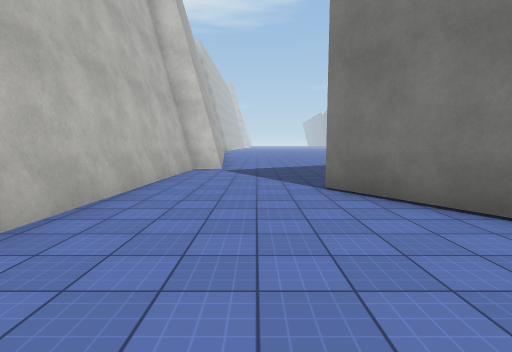
[1] (above)

20 first-person views from a walk through a scene from a Unity 3-D project. The camera is 1.5 m above the floor, tilts 6° down and sees 80° across. The floor is counted in squares, 2 m on a side. Each view is taken from the middle of a square. On the plan, view 1 faces up. The plan holds only what a view shows up to about 10 squares ahead; the rest is blank. The place goes on beyond the plan. The player character is not drawn. Surface patterns are stand-ins for the level's own textures.

[2]
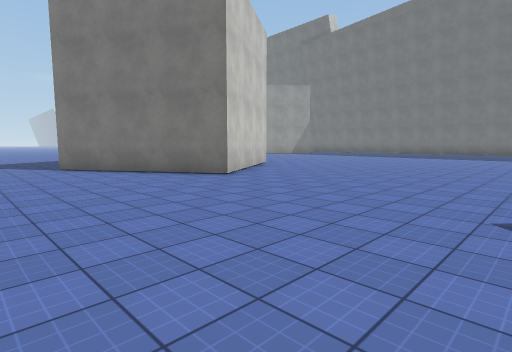

[3]
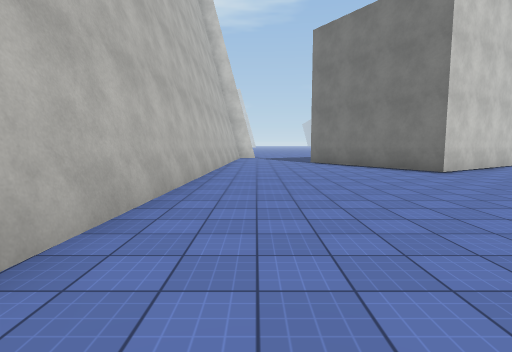

[4]
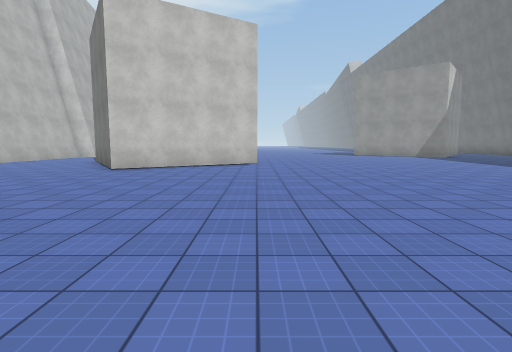

[5]
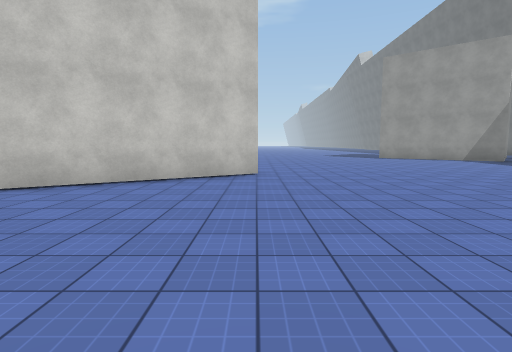

[6]
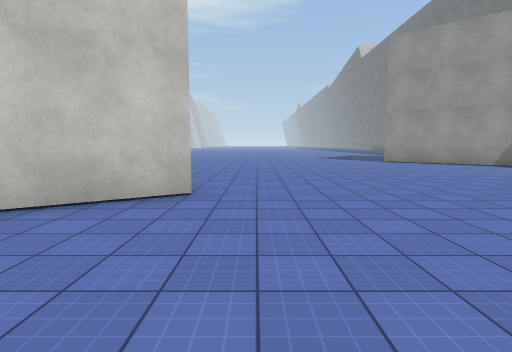

[7]
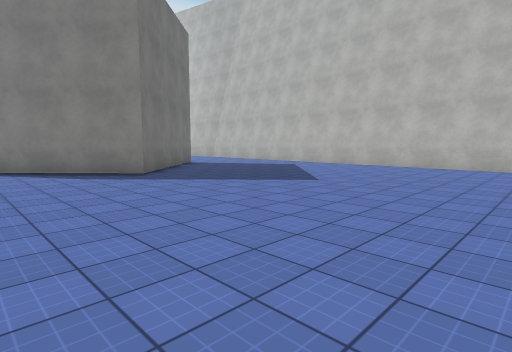

[8]
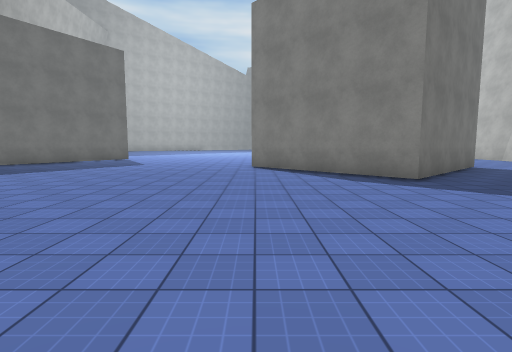

[9]
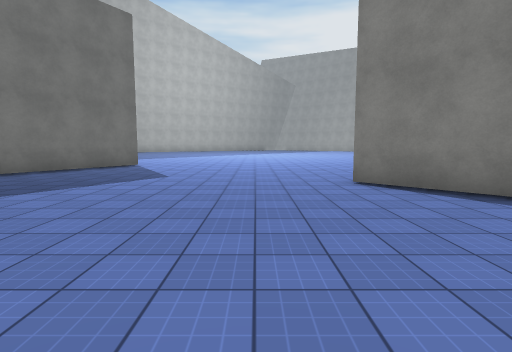

[10]
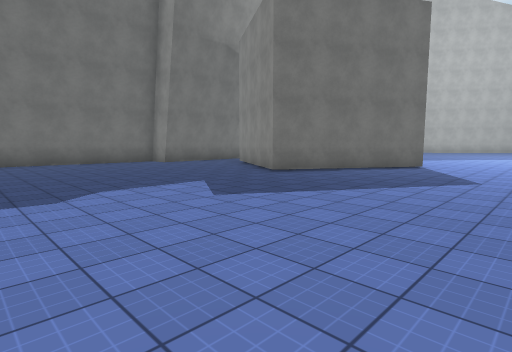

[11]
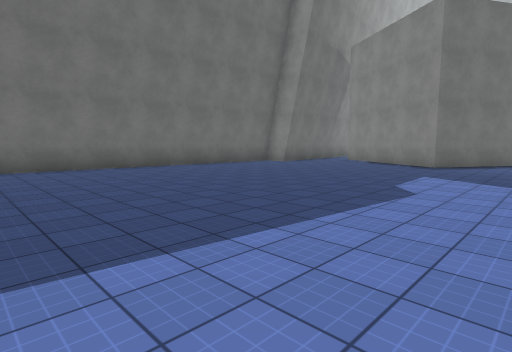

[12]
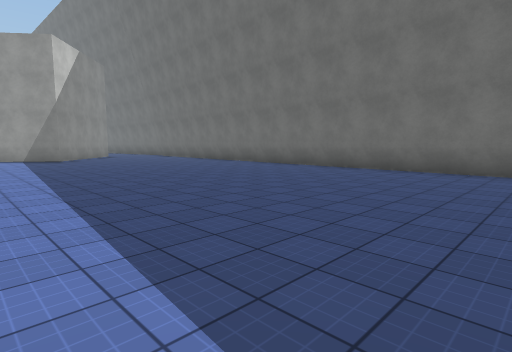

[13]
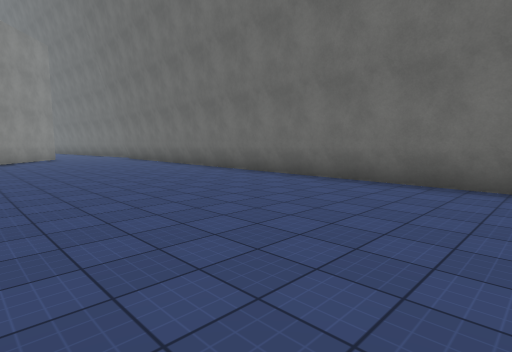

[14]
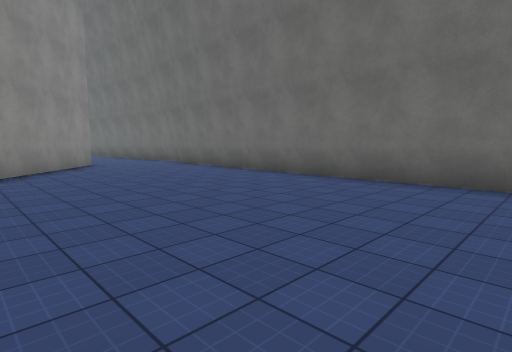

[15]
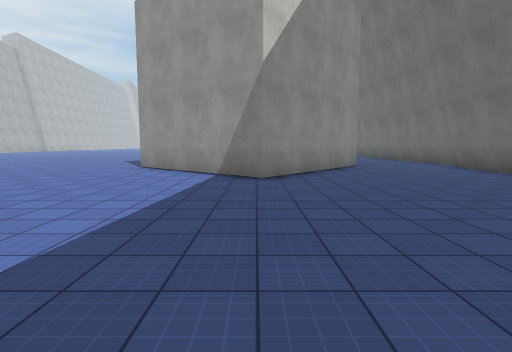

[16]
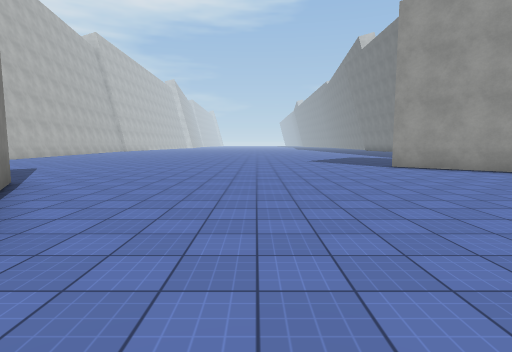

[17]
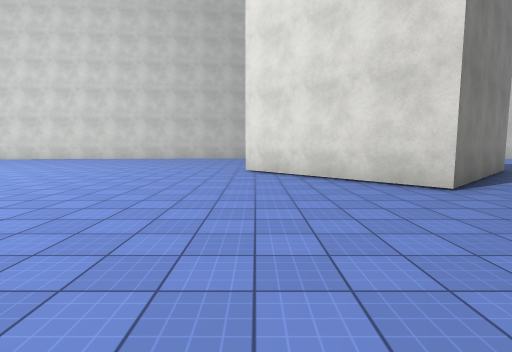

[18]
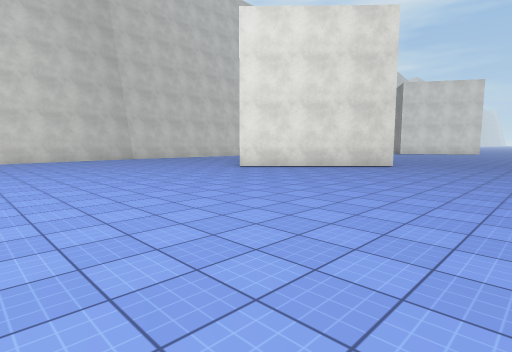

[19]
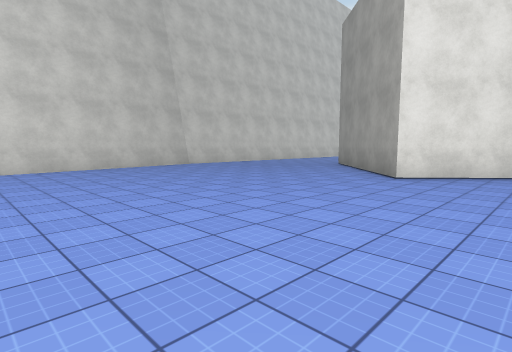

[20]
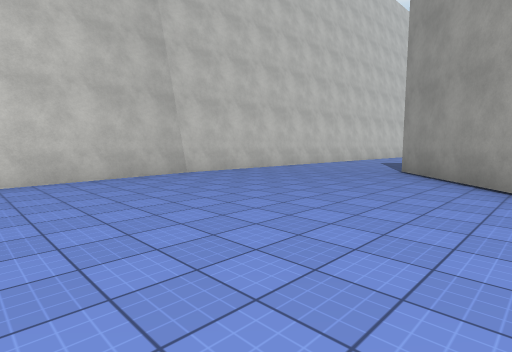

### Floor plan
Points are (right, up) in squares from view 1. A wall is a line through its corners. A room is listed if a view was taken in it or the views show most of it. See-through windows are left out.
Room 1 (views 1, 2, 3, 4, 5, 6, 7, 8, 9, 10, 11, 12, 13, 14, 15, 16, 17, 18, 19, 20)
walls: (4.7, -8.2) (8.1, -11.8) (4.5, -15.3) (1.1, -11.7) (4.7, -8.2); (8.1, 3.5) (3.8, 0.8) (1.1, 5.1); (14.1, -16.7) (16.7, -12.4) (18.1, -13.2); (23.5, -7.9) (24.4, 11.9); (5.4, 7.7) (6, 6.7); (-2.4, 0.6) (-2.6, -5.3); (-2.9, -12.7) (-3.1, -15.7); (-3.1, -15.6) (-2.5, -21.2); (-1.1, 9.3) (-2, 9.2) (-2.2, 3.4); (21.2, 12.1) (18.2, 8.5) (14.3, 11.7)

Where each view was taken, in squares from view 1:
view 1: 0 up, 0 right, facing up
view 2: 5 down, 1 left, facing up-right
view 3: 7 down, 1 left, facing up
view 4: 8 down, 8 right, facing up
view 5: 4 down, 8 right, facing up
view 6: 1 down, 9 right, facing up
view 7: 1 down, 8 right, facing down-left
view 8: 2 down, 8 right, facing down
view 9: 6 down, 10 right, facing down
view 10: 6 down, 11 right, facing down-right
view 11: 2 down, 14 right, facing down-right
view 12: 6 down, 15 right, facing up-right
view 13: 4 down, 18 right, facing up-right
view 14: 1 up, 18 right, facing up-right
view 15: 2 up, 18 right, facing up
view 16: 2 up, 10 right, facing up
view 17: 15 down, 13 right, facing left
view 18: 22 down, 12 right, facing up-left
view 19: 22 down, 7 right, facing up-left
view 20: 20 down, 4 right, facing up-left
